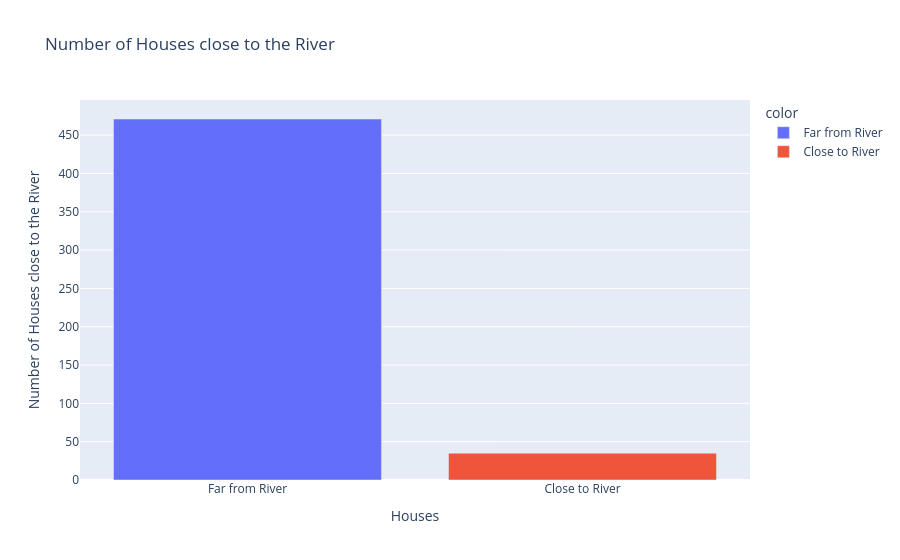

Source (notebook cell):
### Code cell
### Creating the Graph
fig = px.bar(subset1,
             x= subset1.index,
             y= subset1.values ,
             title= "Number of Houses close to the River",
             color =subset1.index,)
fig.update_layout(xaxis_title= "Houses",
           yaxis_title= "Number of Houses close to the River",)
fig.show()

### Figure 1 — Plotly figure (JSON) as saved in the notebook; plotly's stock layout.template omitted (floating-point values rounded to 4 significant figures)
{"data": [{"hovertemplate": "color=Far from River<br>x=%{x}<br>y=%{y}<extra></extra>", "legendgroup": "Far from River", "marker": {"color": "#636efa", "pattern": {"shape": ""}}, "name": "Far from River", "orientation": "v", "showlegend": true, "textposition": "auto", "x": ["Far from River"], "xaxis": "x", "y": [471], "yaxis": "y", "type": "bar"}, {"hovertemplate": "color=Close to River<br>x=%{x}<br>y=%{y}<extra></extra>", "legendgroup": "Close to River", "marker": {"color": "#EF553B", "pattern": {"shape": ""}}, "name": "Close to River", "orientation": "v", "showlegend": true, "textposition": "auto", "x": ["Close to River"], "xaxis": "x", "y": [35], "yaxis": "y", "type": "bar"}], "layout": {"xaxis": {"anchor": "y", "domain": [0.0, 1.0], "title": {"text": "Houses"}}, "yaxis": {"anchor": "x", "domain": [0.0, 1.0], "title": {"text": "Number of Houses close to the River"}}, "legend": {"title": {"text": "color"}, "tracegroupgap": 0}, "title": {"text": "Number of Houses close to the River"}, "barmode": "relative"}}
